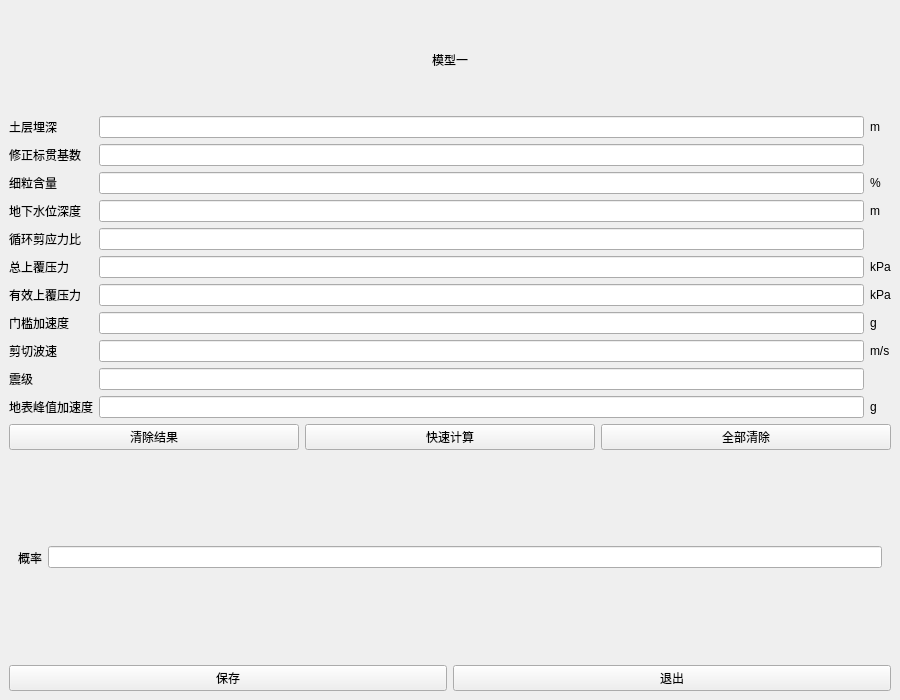
<?xml version="1.0" encoding="UTF-8"?>
<ui version="4.0">
 <class>Form</class>
 <widget class="QWidget" name="Form">
  <property name="geometry">
   <rect>
    <x>0</x>
    <y>0</y>
    <width>900</width>
    <height>700</height>
   </rect>
  </property>
  <property name="windowTitle">
   <string>Form</string>
  </property>
  <layout class="QHBoxLayout" name="horizontalLayout">
   <property name="leftMargin">
    <number>0</number>
   </property>
   <property name="topMargin">
    <number>0</number>
   </property>
   <property name="rightMargin">
    <number>0</number>
   </property>
   <property name="bottomMargin">
    <number>0</number>
   </property>
   <item>
    <widget class="CardWidget" name="CardWidget">
     <property name="minimumSize">
      <size>
       <width>20</width>
       <height>0</height>
      </size>
     </property>
     <layout class="QVBoxLayout" name="verticalLayout" stretch="1,2,2,2,1">
      <item>
       <widget class="TitleLabel" name="TitleLabel">
        <property name="text">
         <string>模型一</string>
        </property>
        <property name="alignment">
         <set>Qt::AlignCenter</set>
        </property>
       </widget>
      </item>
      <item>
       <layout class="QGridLayout" name="gridLayout">
        <item row="8" column="2">
         <widget class="BodyLabel" name="BodyLabel_18">
          <property name="text">
           <string>m/s</string>
          </property>
         </widget>
        </item>
        <item row="6" column="0">
         <widget class="BodyLabel" name="BodyLabel_13">
          <property name="text">
           <string>有效上覆压力</string>
          </property>
         </widget>
        </item>
        <item row="10" column="0">
         <widget class="BodyLabel" name="BodyLabel_21">
          <property name="text">
           <string>地表峰值加速度</string>
          </property>
         </widget>
        </item>
        <item row="9" column="0">
         <widget class="BodyLabel" name="BodyLabel_19">
          <property name="text">
           <string>震级</string>
          </property>
         </widget>
        </item>
        <item row="5" column="0">
         <widget class="BodyLabel" name="BodyLabel_11">
          <property name="text">
           <string>总上覆压力</string>
          </property>
         </widget>
        </item>
        <item row="0" column="2">
         <widget class="BodyLabel" name="BodyLabel_2">
          <property name="text">
           <string>m</string>
          </property>
         </widget>
        </item>
        <item row="10" column="2">
         <widget class="BodyLabel" name="BodyLabel_22">
          <property name="text">
           <string>g</string>
          </property>
         </widget>
        </item>
        <item row="0" column="0">
         <widget class="BodyLabel" name="BodyLabel">
          <property name="text">
           <string>土层埋深</string>
          </property>
         </widget>
        </item>
        <item row="2" column="1">
         <widget class="LineEdit" name="LineEdit_3"/>
        </item>
        <item row="1" column="2">
         <widget class="BodyLabel" name="BodyLabel_4">
          <property name="text">
           <string/>
          </property>
         </widget>
        </item>
        <item row="4" column="0">
         <widget class="BodyLabel" name="BodyLabel_9">
          <property name="text">
           <string>循环剪应力比</string>
          </property>
         </widget>
        </item>
        <item row="2" column="2">
         <widget class="BodyLabel" name="BodyLabel_6">
          <property name="text">
           <string>%</string>
          </property>
         </widget>
        </item>
        <item row="4" column="2">
         <widget class="BodyLabel" name="BodyLabel_10">
          <property name="text">
           <string/>
          </property>
         </widget>
        </item>
        <item row="7" column="2">
         <widget class="BodyLabel" name="BodyLabel_16">
          <property name="text">
           <string>g</string>
          </property>
         </widget>
        </item>
        <item row="1" column="1">
         <widget class="LineEdit" name="LineEdit_2"/>
        </item>
        <item row="4" column="1">
         <widget class="LineEdit" name="LineEdit_5"/>
        </item>
        <item row="3" column="1">
         <widget class="LineEdit" name="LineEdit_4"/>
        </item>
        <item row="1" column="0">
         <widget class="BodyLabel" name="BodyLabel_3">
          <property name="text">
           <string>修正标贯基数</string>
          </property>
         </widget>
        </item>
        <item row="2" column="0">
         <widget class="BodyLabel" name="BodyLabel_5">
          <property name="text">
           <string>细粒含量</string>
          </property>
         </widget>
        </item>
        <item row="3" column="2">
         <widget class="BodyLabel" name="BodyLabel_8">
          <property name="text">
           <string>m</string>
          </property>
         </widget>
        </item>
        <item row="0" column="1">
         <widget class="LineEdit" name="LineEdit"/>
        </item>
        <item row="9" column="2">
         <widget class="BodyLabel" name="BodyLabel_20">
          <property name="text">
           <string/>
          </property>
         </widget>
        </item>
        <item row="3" column="0">
         <widget class="BodyLabel" name="BodyLabel_7">
          <property name="text">
           <string>地下水位深度</string>
          </property>
         </widget>
        </item>
        <item row="8" column="0">
         <widget class="BodyLabel" name="BodyLabel_17">
          <property name="text">
           <string>剪切波速</string>
          </property>
         </widget>
        </item>
        <item row="6" column="2">
         <widget class="BodyLabel" name="BodyLabel_14">
          <property name="text">
           <string>kPa</string>
          </property>
         </widget>
        </item>
        <item row="5" column="2">
         <widget class="BodyLabel" name="BodyLabel_12">
          <property name="text">
           <string>kPa</string>
          </property>
         </widget>
        </item>
        <item row="7" column="0">
         <widget class="BodyLabel" name="BodyLabel_15">
          <property name="text">
           <string>门槛加速度</string>
          </property>
         </widget>
        </item>
        <item row="5" column="1">
         <widget class="LineEdit" name="LineEdit_7"/>
        </item>
        <item row="6" column="1">
         <widget class="LineEdit" name="LineEdit_8"/>
        </item>
        <item row="7" column="1">
         <widget class="LineEdit" name="LineEdit_9"/>
        </item>
        <item row="8" column="1">
         <widget class="LineEdit" name="LineEdit_10"/>
        </item>
        <item row="9" column="1">
         <widget class="LineEdit" name="LineEdit_11"/>
        </item>
        <item row="10" column="1">
         <widget class="LineEdit" name="LineEdit_12"/>
        </item>
       </layout>
      </item>
      <item>
       <layout class="QHBoxLayout" name="horizontalLayout_2">
        <item>
         <widget class="PushButton" name="PushButton">
          <property name="text">
           <string>清除结果</string>
          </property>
         </widget>
        </item>
        <item>
         <widget class="PushButton" name="PushButton_2">
          <property name="text">
           <string>快速计算</string>
          </property>
         </widget>
        </item>
        <item>
         <widget class="PushButton" name="PushButton_3">
          <property name="text">
           <string>全部清除</string>
          </property>
         </widget>
        </item>
       </layout>
      </item>
      <item>
       <widget class="CardWidget" name="CardWidget_2">
        <layout class="QHBoxLayout" name="horizontalLayout_4">
         <item>
          <widget class="SubtitleLabel" name="SubtitleLabel">
           <property name="text">
            <string>概率</string>
           </property>
          </widget>
         </item>
         <item>
          <widget class="LineEdit" name="LineEdit_6">
           <property name="minimumSize">
            <size>
             <width>20</width>
             <height>0</height>
            </size>
           </property>
           <property name="alignment">
            <set>Qt::AlignLeading|Qt::AlignLeft|Qt::AlignVCenter</set>
           </property>
          </widget>
         </item>
        </layout>
       </widget>
      </item>
      <item>
       <layout class="QHBoxLayout" name="horizontalLayout_3">
        <item>
         <widget class="PrimaryPushButton" name="PrimaryPushButton">
          <property name="text">
           <string>保存</string>
          </property>
         </widget>
        </item>
        <item>
         <widget class="PrimaryPushButton" name="PrimaryPushButton_2">
          <property name="text">
           <string>退出</string>
          </property>
         </widget>
        </item>
       </layout>
      </item>
     </layout>
    </widget>
   </item>
  </layout>
 </widget>
 <customwidgets>
  <customwidget>
   <class>PushButton</class>
   <extends>QPushButton</extends>
   <header>qfluentwidgets</header>
  </customwidget>
  <customwidget>
   <class>PrimaryPushButton</class>
   <extends>PushButton</extends>
   <header>qfluentwidgets</header>
  </customwidget>
  <customwidget>
   <class>CardWidget</class>
   <extends>QFrame</extends>
   <header>qfluentwidgets</header>
   <container>1</container>
  </customwidget>
  <customwidget>
   <class>BodyLabel</class>
   <extends>QLabel</extends>
   <header>qfluentwidgets</header>
  </customwidget>
  <customwidget>
   <class>SubtitleLabel</class>
   <extends>QLabel</extends>
   <header>qfluentwidgets</header>
  </customwidget>
  <customwidget>
   <class>TitleLabel</class>
   <extends>QLabel</extends>
   <header>qfluentwidgets</header>
  </customwidget>
  <customwidget>
   <class>LineEdit</class>
   <extends>QLineEdit</extends>
   <header>qfluentwidgets</header>
  </customwidget>
 </customwidgets>
 <resources/>
 <connections/>
</ui>
